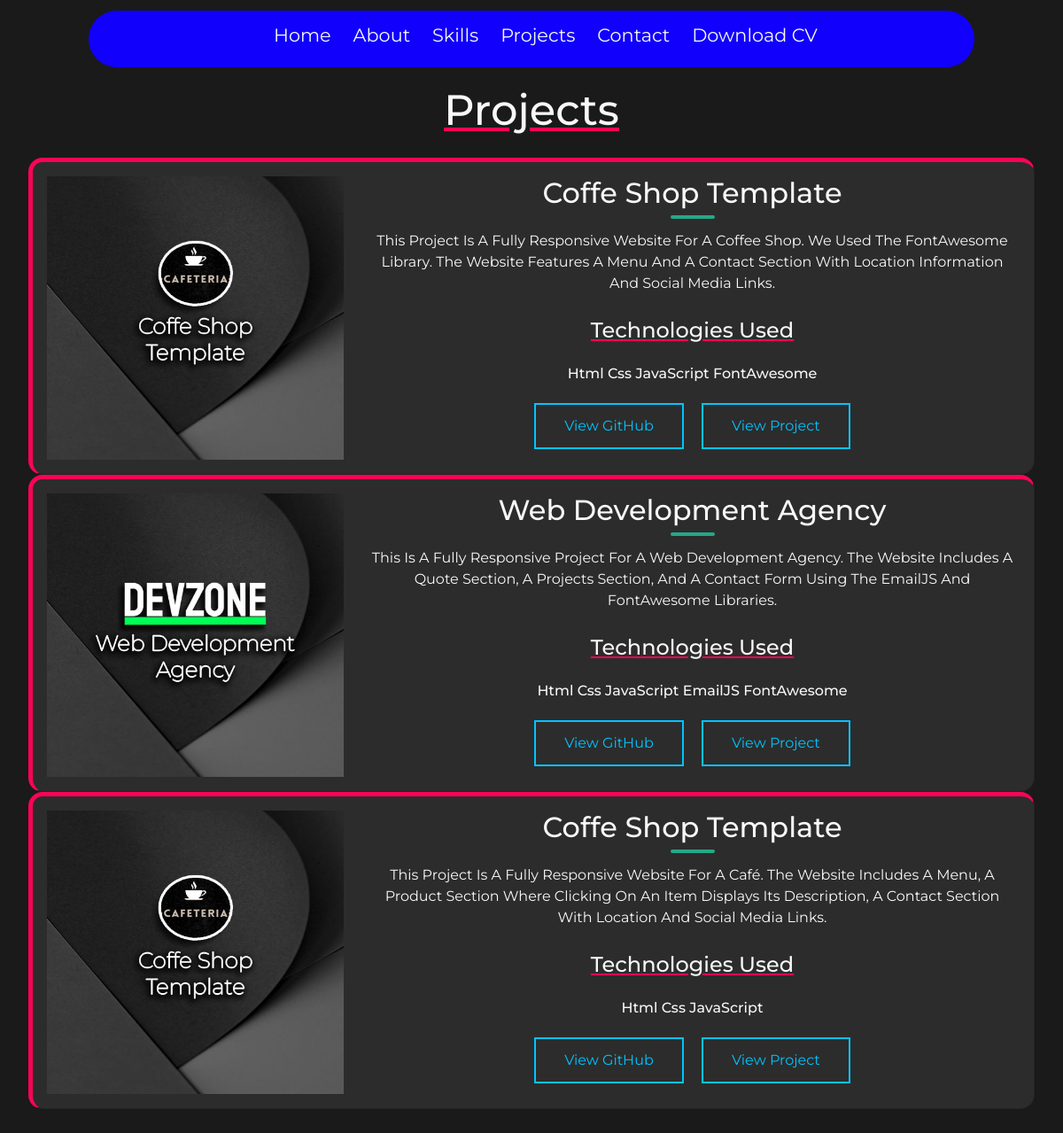
/projects/, run on the app's committed database.
### portfolio/models.py (models this page shows)
class Project(models.Model):
    title = models.CharField(max_length=100)
    description = models.TextField()
    image = models.ImageField(upload_to="portfolio/images/")
    tecno = models.CharField(max_length=250,default="Sin especificar")
    url = models.URLField(blank=True)
    github = models.URLField(blank=True)

### portfolio/views.py (the view)
# urls.py: path('projects/', views.projects_view, name='projects_view'),
def projects_view(request):
    projects = Project.objects.all()
    return render(request, 'projects.html',{'projects': projects})

### portfolio/templates/projects.html
{% extends "layout.html" %}
{% load static %}
{% block content %}
   <section class="section-project">
        <div class="project-page">
            <h1 class="title">Projects</h1>
            {% for project in projects %}
                <div class="card card-body contain">
                    <div class="row">
                            <div class="custom-col-left img-project">
                                <img src="{{project.image.url}}" alt="" class="img-fluid">
                            </div>
                            <div class="custom-col-right">
                                <h2>{{project.title}}</h2>
                                <p>{{project.description }}</p>
                                <h4>Technologies Used</h4>
                                <h6>{{project.tecno }}</h6>
                                {% if project.url %}
                                <button class="raise"><a class='raise' data-text='Github' href='{{project.github}}' target="_blank">View GitHub</a></button>
                                <button class="raise"><a class='raise' data-text='Ver project' href='{{project.url}}' target="_blank">View project</a></button>
                                {% endif %}
                            </div>
                    </div>
                </div>
            {% endfor %}
        </div>
   </section>
{% endblock content %}

### portfolio/templates/layout.html (shortened to what this page needs)
{% load static %}
<!DOCTYPE html>
<html lang="en">
<head>
    <link href="https://cdn.jsdelivr.net/npm/bootstrap@5.3.2/dist/css/bootstrap.min.css" rel="stylesheet">
    <link rel="stylesheet" href="{% static "style.css" %}">
    <link rel="stylesheet" href="https://cdnjs.cloudflare.com/ajax/libs/font-awesome/6.4.2/css/all.min.css" />
</head>
<body>
    {% include "partials/navbar.html" %}
    {% block content %}
    {% endblock content %}
</body>
</html>

### portfolio/templates/partials/navbar.html (shortened to what this page needs)
{% load static %}
<header class="header">
    <nav class="nav-bar">
        <ul>
            <li>
                <a href="{% url 'home' %}#home">Home</a>
            </li>
            <li>
                <a href="{% url 'home' %}#about">about</a>
            </li>
            <li>
                <a href="{% url 'home' %}#skill">Skills</a>
            </li>
            <li>
                <a href="{% url 'projects_view' %}">Projects</a>
            </li>
            <li>
                <a href="{% url 'contact' %}">contact</a>
            </li>
            <li>
                <a href="{% url 'home' %}#about">Download CV</a>
            </li>
        </ul>
    </nav>
</header>

### portfolio/static/style.css (style rules this page uses)
:root { --primer-color: #02c4ff; --segundo-color:#1A1A1A; --tercer-color:#f8f8f8; --cuarto-color:#1100fc; --quinto-color: #fa0456; --sexto-color:#2c2c2c; }
* { font-family:'Montserrat',cursive; margin: 0; padding: 0; box-sizing: border-box; outline: none; border: none; text-decoration: none; text-transform: capitalize; transition: .2s linear; }
body { background: var(--segundo-color); color: var(--tercer-color); }
.title { font-size: 3rem; text-decoration: underline var(--quinto-color); padding: 1rem; }
h2 { position: relative; padding: 0 0 10px; margin-bottom: 10px; }
h2:after { content: ''; position: absolute; left: 50%; bottom: 0; transform: translateX(-50%); height: 4px; width: 50px; border-radius: 2px; background-color: #25a888; }
header { width: 100%; height:5rem ; display: flex; align-items: center; justify-content: center; padding: 0 6.25rem; position: fixed; z-index: 1000; }
.nav-bar { width: 65rem; height: 4rem; background: var(--cuarto-color); margin-top: .5rem; border-radius: 5rem; }
.nav-bar ul { display: flex; list-style: none; font-family: 'Staatliches','cursive' ; align-items: center; justify-content: center; }
.nav-bar ul li a { display: block; color: var(--tercer-color); font-size: 1.5rem; border-radius: 5rem; padding: .6em; text-decoration: none; }
button { background: none; border: 2px solid var(--primer-color); font: inherit; line-height: 1; margin: 0.5em; padding: 1em 2em; color: var(--primer-color); -webkit-transition: 0.25s; transition: 0.25s; }
.raise a { text-decoration: none; color: var(--primer-color); }
.about-section .about-contain h3,p { padding: .2rem; }
.section-project { padding: 0 2rem 2rem 2rem; }
.project-page { display: block; text-align: center; padding-top: 5rem; color: var(--tercer-color); }
.project-page .img-project { display: flex; align-items: center; }
.project-page .img-project img { width: 25rem; height: 20rem; object-fit:cover; }
.custom-col-left { width: 32%; float: left; }
.custom-col-right { width: 68%; float: left; }
.project-page .contain { display: flex; justify-content: center; border-radius: 1rem; padding: 1rem; background: var(--sexto-color); border-top: 5px solid var(--quinto-color); border-left: 5px solid var(--quinto-color); }
.project-contain .contain h2,h4,h6,p img { padding: .5rem; }
.contain h4 { text-decoration: underline var(--quinto-color); }
@media screen and (max-width:1200px) { .nav-bar ul li a { font-size: 1.3rem; } }

### data on the page
Project: image (picture), title "Coffe Shop Template", description "This Project Is A Fully Responsive Website For A Coffee Shop. We Used The FontAwesome Library. The Website Features A Menu And A Contact Section With Location Information And Social Media Links.", tecno "Html Css JavaScript FontAwesome"
Project: image (picture), title "Web Development Agency", description "This Is A Fully Responsive Project For A Web Development Agency. The Website Includes A Quote Section, A Projects Section, And A Contact Form Using The EmailJS And FontAwesome Libraries.", tecno "Html Css JavaScript EmailJS FontAwesome"
Project: image (picture), title "Coffe Shop Template", description "This Project Is A Fully Responsive Website For A Café. The Website Includes A Menu, A Product Section Where Clicking On An Item Displays Its Description, A Contact Section With Location And Social Media Links.", tecno "Html Css JavaScript"
